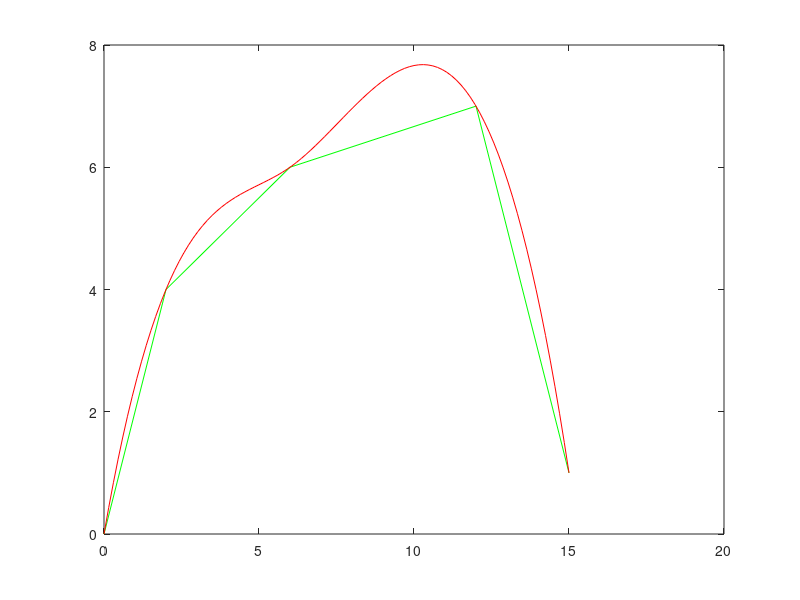

Write MATLAB code to recreate this figure.
x = [0, 2, 6, 12, 15];
y = [0, 4, 6, 7, 1];

xx = linspace(0, 15, 100);
yy = spline(x, y, xx);

plot(x,y, 'g')
hold on;

plot(xx, yy, 'r');
